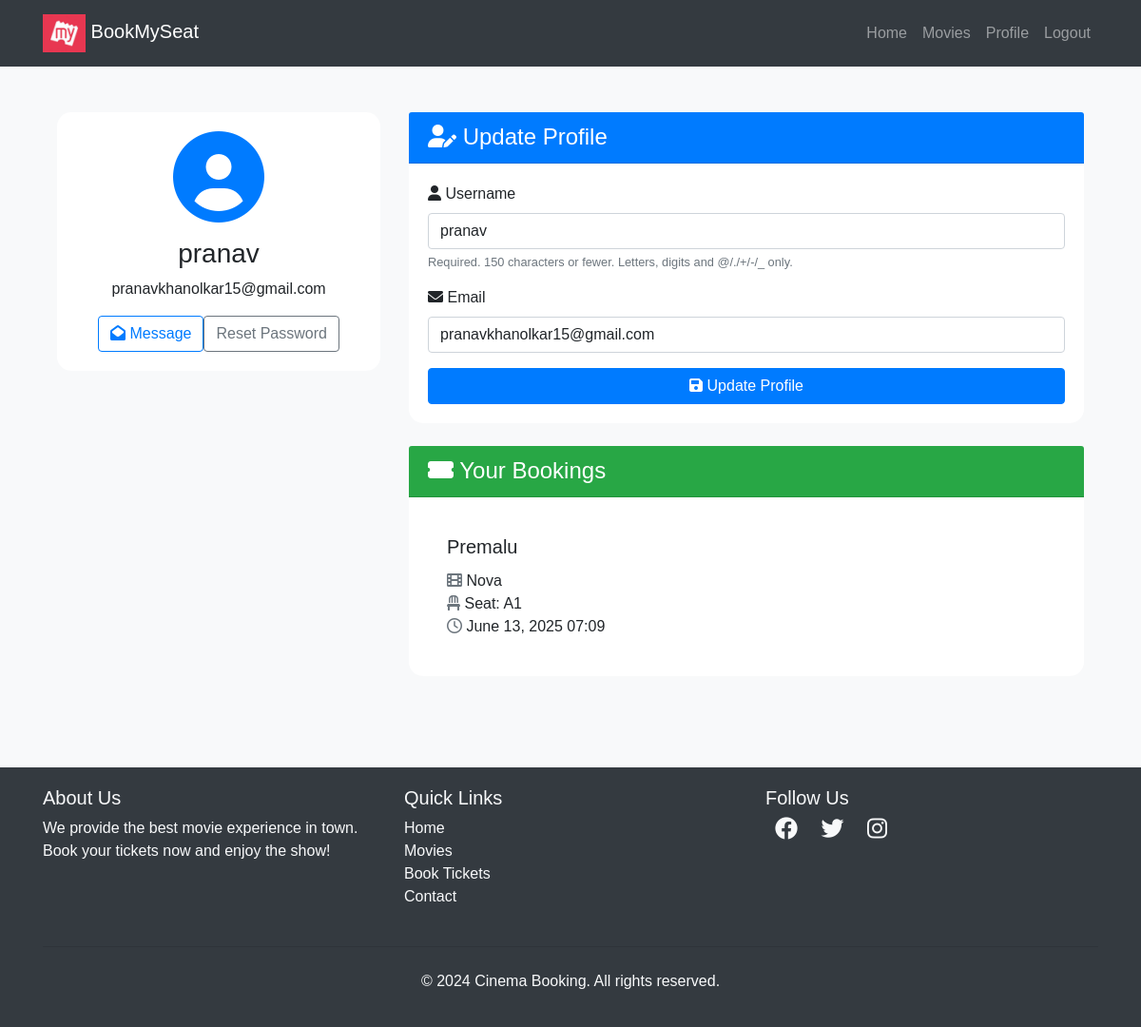
The page /users/profile/ (signed in) on the database its author committed.
### movies/models.py (models this page shows, shortened)
class Booking(models.Model):
    user = models.ForeignKey(User, on_delete=models.CASCADE)  # The user who booked the seat
    seat = models.ForeignKey(Seat, on_delete=models.CASCADE)  # The seat being booked
    movie = models.ForeignKey(Movie, on_delete=models.CASCADE)  # The movie being watched
    theater = models.ForeignKey(Theater, on_delete=models.CASCADE)  # The theater where it's booked
    booked_at = models.DateTimeField(auto_now_add=True)  # Auto-filled with booking time

class Movie(models.Model):
    name = models.CharField(max_length=255)  # Movie title
    image = models.ImageField(upload_to="movies/")  # Poster or image file stored in media/movies/
    rating = models.DecimalField(max_digits=3, decimal_places=1)  # e.g., 8.5 (fix: you missed '=' after 'rate')
    cast = models.TextField()
    description = models.TextField(blank=True, null=True)  # Optional field to list cast names

class Theater(models.Model):
    name = models.CharField(max_length=255)
    movie = models.ForeignKey(Movie,on_delete=models.CASCADE,related_name='theaters')  # Each theater is showing one movie at a specific time.
    time = models.DateTimeField()

class Seat(models.Model):
    theater = models.ForeignKey(Theater,on_delete=models.CASCADE,related_name='seats')
    seat_number = models.CharField(max_length=10)
    is_booked = models.BooleanField(default=False)

### users/views.py (the view)
# urls.py: path('profile/', profile,name='profile'),
@login_required
def profile(request):
    bookings = Booking.objects.filter(user=request.user)
    if request.method == 'POST':
        u_form = UserUpdateForm(request.POST, instance=request.user)
        if u_form.is_valid():
            u_form.save()
    else:
        u_form = UserUpdateForm(instance=request.user)
    return render(request, 'users/profile.html', {
        'u_form': u_form,
        'bookings': bookings
    })

### users/forms.py
class UserUpdateForm(forms.ModelForm):
    email = forms.EmailField()
    class Meta:
        model = User
        fields = ['username', 'email']

### templates/users/profile.html (shortened to what this page needs)
{% extends "users/basic.html" %}
{% block content %}
<div class="container py-5">
  <div class="row">
    <div class="col-lg-4 mb-4">
      <div class="card shadow">
        <div class="card-body text-center">
          <div class="mb-3">
            <i class="fas fa-user-circle fa-6x text-primary"></i>
          </div>
          <h3>{{ user.username }}</h3>
          <p>{{ user.email }}</p>
          <div class="d-flex justify-content-center">
            <a href="#" class="btn btn-outline-primary me-2">
              <i class="fas fa-envelope-open me-2"></i> Message
            </a>
            <a href="{% url 'reset_password' %}" class="btn btn-outline-secondary">
              Reset Password
            </a>
          </div>
        </div>
      </div>
    </div>
    <div class="col-lg-8">
      <div class="card shadow mb-4">
        <div class="card-header bg-primary text-white">
          <h4 class="mb-0">
            <i class="fas fa-user-edit me-2"></i> Update Profile
          </h4>
        </div>
        <div class="card-body">
          <form method="POST">
            {% for field in u_form %}
              <div class="mb-3">
                <label for="{{ field.id_for_label }}" class="form-label">
                  <i class="fas fa-{% if field.name == 'username' %}user{% elif field.name == 'email' %}envelope{% else %}info-circle{% endif %} me-2"></i>
                  {{ field.label }}
                </label>
                {{ field }}
                {% if field.help_text %}
                  <small class="form-text text-muted">{{ field.help_text }}</small>
                {% endif %}
              </div>
            {% endfor %}
            <button class="btn btn-primary w-100" type="submit">
              <i class="fas fa-save me-2"></i> Update Profile
            </button>
          </form>
        </div>
      </div>
      <div class="card shadow">
        <div class="card-header bg-success text-white">
          <h4 class="mb-0">
            <i class="fas fa-ticket-alt me-2"></i> Your Bookings
          </h4>
        </div>
        <div class="card-body">
          {% if bookings %}
            <div class="row row-cols-1 row-cols-md-2 g-4">
              {% for booking in bookings %}
                <div class="col">
                  <div class="card h-100 border-0 shadow-sm">
                    <div class="card-body">
                      <h5 class="card-title">{{ booking.movie.name }}</h5>
                      <p class="card-text">
                        <i class="fas fa-film me-2 text-muted"></i> {{ booking.theater.name }}<br />
                        <i class="fas fa-chair me-2 text-muted"></i> Seat: {{ booking.seat.seat_number }}<br />
                        <i class="far fa-clock me-2 text-muted"></i> {{ booking.booked_at|date:"F d, Y H:i" }}
                      </p>
                    </div>
                  </div>
                </div>
              {% endfor %}
            </div>
          {% else %}
            <div class="text-center py-5">
              <i class="fas fa-ticket-alt fa-4x text-muted mb-3"></i>
              <p class="lead mb-0">No bookings yet. Time to plan your next movie night!</p>
            </div>
          {% endif %}
        </div>
      </div>
    </div>
  </div>
</div>
<link rel="stylesheet" href="https://cdnjs.cloudflare.com/ajax/libs/font-awesome/6.0.0-beta3/css/all.min.css" />
{% endblock %}

### templates/users/basic.html (style rules this page uses)
body { font-family: Arial, sans-serif; }

### templates/users/profile.html (style rules this page uses)
body { background-color: #f8f9fa; }
.card { border-radius: 15px; border: none; transition: transform 0.3s ease-in-out; }
.card-header { border-top-left-radius: 15px; border-top-right-radius: 15px; }
form input, form select, form textarea { display: block; width: 100%; padding: 0.375rem 0.75rem; font-size: 1rem; font-weight: 400; line-height: 1.5; color: #212529; background-color: #fff; background-clip: padding-box; border: 1px solid #ced4da; border-radius: 0.25rem; transition: border-color 0.15s ease-in-out, box-shadow 0.15s ease-in-out; }

### rows shown on the page
Booking: movie.name "Premalu", theater.name "Nova", seat.seat_number "A1", booked_at "June 13, 2025 07:09"

### other values the page prints
{{ user.username }} "pranav"
{{ user.email }} "pranavkhanolkar15@gmail.com"
{{ field.label }} "Username" "Email"
{{ field.help_text }} "Required. 150 characters or fewer. Letters, digits and @/./+/-/_ only."
